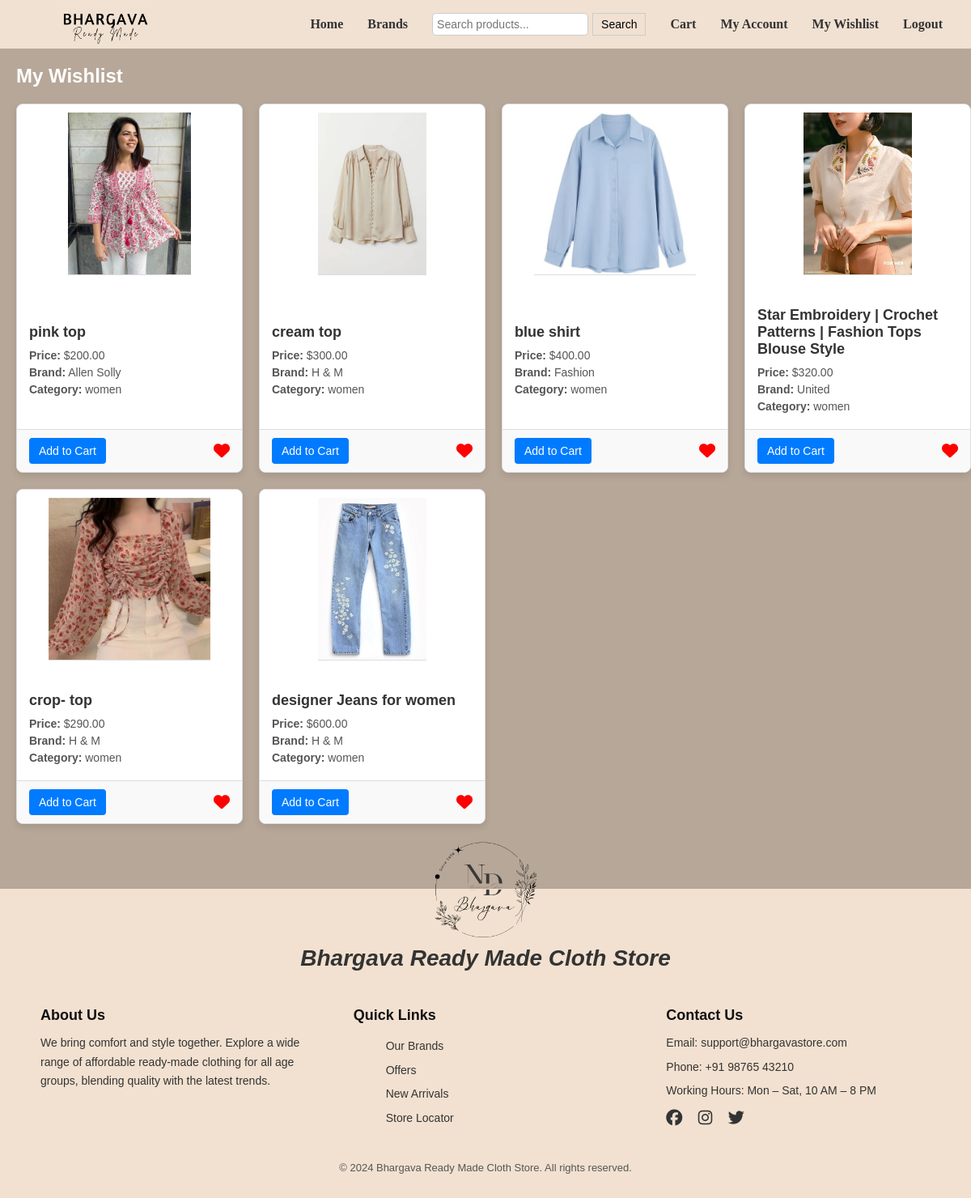
/wishlist/ (signed in), run on the app's committed database.
### store/models.py (models this page shows, shortened)
class Product(models.Model):
    id = models.AutoField(primary_key=True)  # Auto incrementing id
    brand = models.CharField(max_length=255)
    cloth = models.CharField(choices=[('kids', 'Kids'), ('men', 'Men'), ('women', 'Women')], max_length=5)
    name = models.CharField(max_length=255)
    description = models.TextField()
    price = models.DecimalField(decimal_places=2, max_digits=10)
    image = models.ImageField(upload_to='products/')
    category = models.ForeignKey(Category, on_delete=models.CASCADE, related_name='products')

### store/views.py (the view)
# urls.py: path('wishlist/', views.wishlist_view, name='wishlist'),
def wishlist_view(request):
    user_email = request.user.email
    wishlist, created = Wishlist.objects.get_or_create(user_email=user_email)
    product_ids = wishlist.item_ids
    wishlist_items = Product.objects.filter(id__in=product_ids)
    brands = Product.objects.values_list('brand', flat=True).distinct()
    categories = Category.objects.all()
    context = {
        'wishlist_items': wishlist_items,
        'brands': brands,
        'categories': categories,
    }
    return render(request, 'store/wishlist.html', context)

### store/templates/store/wishlist.html (shortened to what this page needs)
{% extends 'base_generic.html' %}
{% load static %}
{% block content %}
    {% include 'store/user_navbar.html' %}
    <h2>My Wishlist</h2>
    {% if wishlist_items %}
        <div class="wishlist-container" id="wishlist-container">
            {% for product in wishlist_items %}
                <div class="product-item" id="product-{{ product.id }}">
                    <div class="product-image">
                        <img src="{{ product.image.url }}" alt="{{ product.name }}">
                    </div>
                    <div class="product-details">
                        <h3>{{ product.name }}</h3>
                        <p><strong>Price:</strong> ${{ product.price }}</p>
                        <p><strong>Brand:</strong> {{ product.brand }}</p>
                        <p><strong>Category:</strong> {{ product.cloth }}</p>
                    </div>
                    <div class="product-actions">
                        <button class="add-to-cart-btn" onclick="openSizeModal('{{ product.id }}', '{{ product.name }}', '{{ product.price }}', {{ product.id }})">Add to Cart</button>
                        <i class="fa-solid fa-heart wishlist-icon"
                           data-id="{{ product.id }}"
                           onclick="toggleWishlist(this)"></i>
                    </div>
                </div>
            {% endfor %}
        </div>
    {% else %}
        <p class="empty-message">Your wishlist is empty.</p>
    {% endif %}
{% endblock %}

### store/templates/base_generic.html (style rules this page uses)
body { font-family: Arial, sans-serif; margin: 0; padding: 0; }

### store/templates/store/user_navbar.html (style rules this page uses)
body { margin: 0; background-color: #b7a798; }

### store/templates/store/wishlist.html (style rules this page uses)
body { font-family: Arial, sans-serif; background-color: #b7a798; margin: 0; padding: 0; }
h2 { text-align:left; padding-left: 20px; color: #ffffff; }
.wishlist-container { display: grid; grid-template-columns: repeat(auto-fill, minmax(250px, 1fr)); gap: 20px; padding-left: 20px; }
.product-item { display: flex; flex-direction: column; justify-content: space-between; border: 1px solid #ddd; border-radius: 8px; background-color: #fff; box-shadow: 0 4px 8px rgba(0, 0, 0, 0.1); overflow: hidden; transition: transform 0.3s ease, box-shadow 0.3s ease; }
.product-image { text-align: center; padding: 10px; }
.product-image img { max-width: 100%; max-height: 200px; object-fit: cover; border-bottom: 1px solid #ddd; }
.product-details { padding: 15px; text-align: left; }
.product-details h3 { font-size: 18px; margin: 10px 0; color: #333; }
.product-details p { margin: 5px 0; font-size: 14px; color: #555; }
.product-actions { display: flex; justify-content: space-between; align-items: center; padding: 10px 15px; border-top: 1px solid #ddd; background-color: #f9f9f9; }
.wishlist-icon { font-size: 20px; color: red; cursor: pointer; transition: transform 0.2s ease; }
.add-to-cart-btn { background-color: #007bff; color: #fff; border: none; padding: 8px 12px; cursor: pointer; font-size: 14px; border-radius: 4px; transition: background-color 0.3s ease; }

### data on the page
Product: image (picture), name "pink top", price "200.00", brand "Allen Solly", cloth "women"
Product: image (picture), name "cream top", price "300.00", brand "H & M", cloth "women"
Product: image (picture), name "blue shirt", price "400.00", brand "Fashion", cloth "women"
Product: image (picture), name "Star Embroidery | Crochet Patterns | Fashion Tops Blouse Style", price "320.00", brand "United", cloth "women"
Product: image (picture), name "crop- top", price "290.00", brand "H & M", cloth "women"
Product: image (picture), name "designer Jeans for women", price "600.00", brand "H & M", cloth "women"
